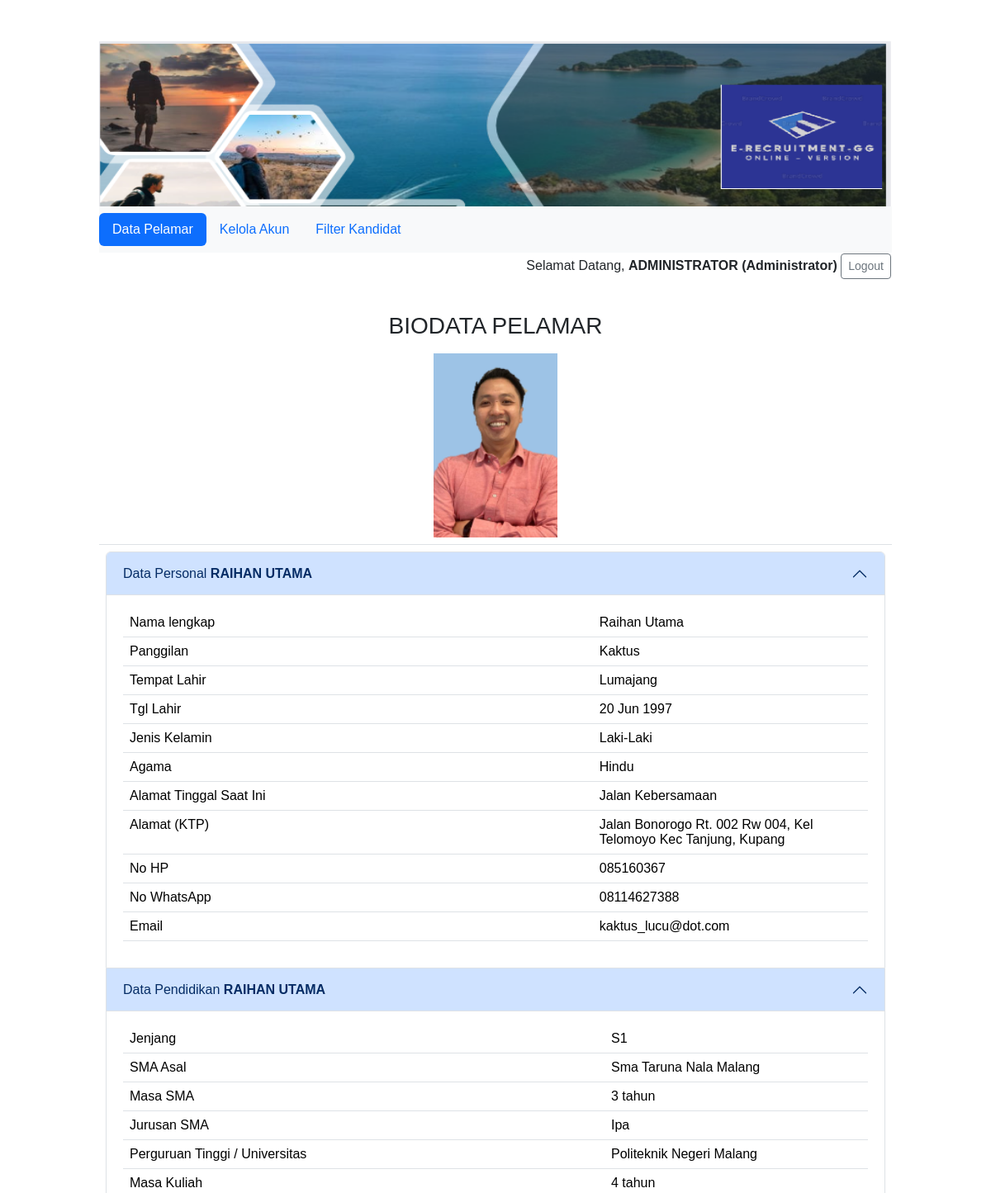
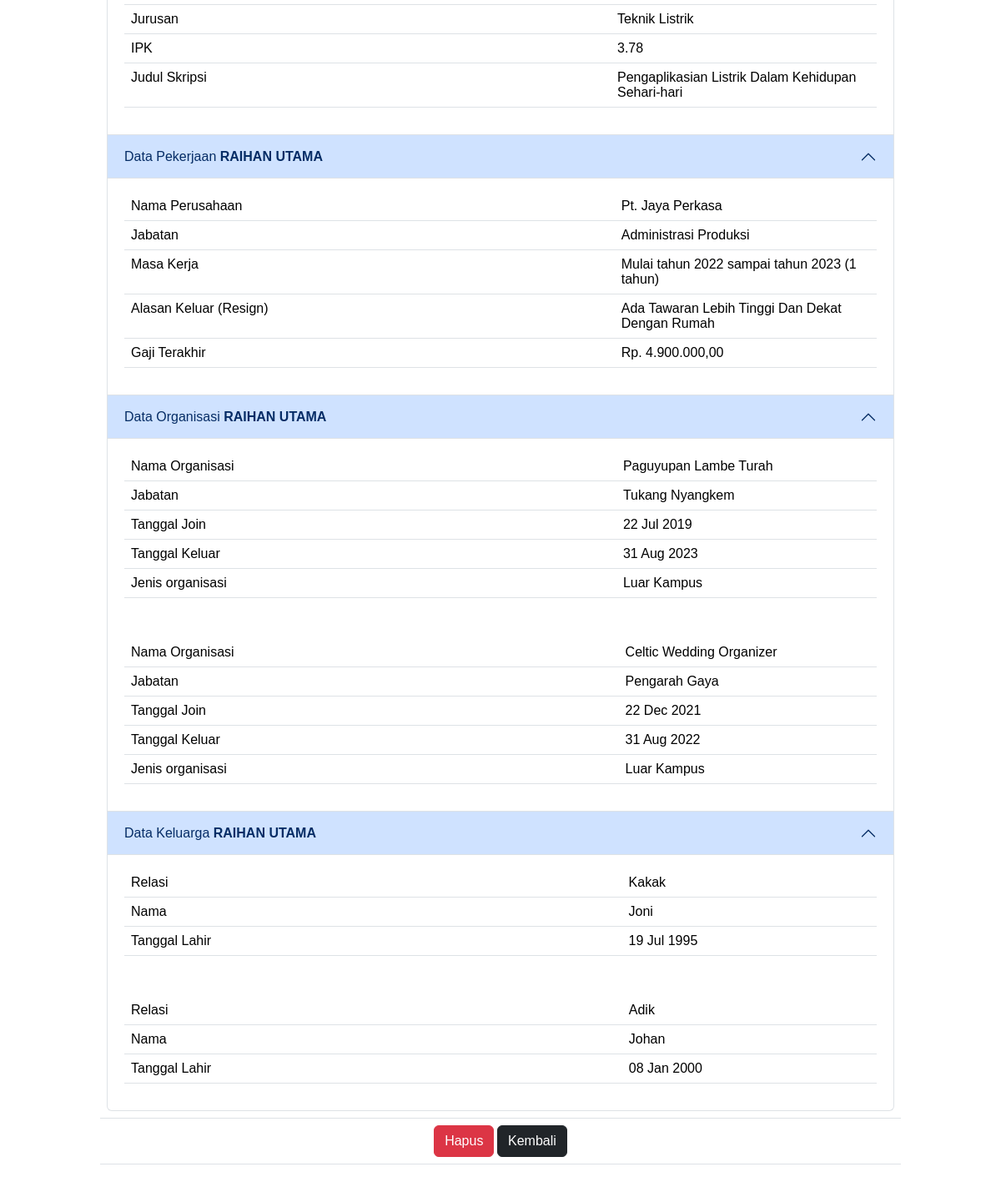
Page /supervisor/details_spv.php?id=2 (signed in) on the committed database (2 pictures, top to bottom).
### tables this page shows
CREATE TABLE `tb_user` (
  `id_user` int(11) NOT NULL,
  `username` varchar(20) NOT NULL,
  `nama` varchar(100) NOT NULL,
  `password` varchar(13) NOT NULL,
  `jenis_user` varchar(13) NOT NULL COMMENT 'administrator, pelamar, supervisor, staff',
  `status` varchar(1) NOT NULL DEFAULT 'n' COMMENT 'Y = valid; N = tidak valid;\r\nvalid = bisa login'
);

CREATE TABLE `tb_pendidikan` (
  `id_pelamar` int(11) NOT NULL,
  `id_pendidikan` int(11) NOT NULL,
  `sma` varchar(100) NOT NULL,
  `awal_sma` year(4) NOT NULL,
  `lulus_sma` year(4) NOT NULL,
  `jurusan_sma` varchar(6) NOT NULL,
  `jenjang_pendidikan` varchar(5) NOT NULL,
  `universitas` varchar(100) NOT NULL,
  `awal_kuliah` year(4) NOT NULL,
  `lulus_kuliah` year(4) NOT NULL,
  `jurusan_kuliah` varchar(250) NOT NULL,
  `ipk` varchar(4) NOT NULL,
  `judul_skripsi` varchar(250) NOT NULL
);

CREATE TABLE `tb_pelamar` (
  `id_pelamar` int(11) NOT NULL,
  `nama` varchar(200) NOT NULL,
  `panggilan` varchar(200) NOT NULL,
  `templahir` varchar(100) NOT NULL,
  `tgllahir` date NOT NULL,
  `jenis_kelamin` varchar(1) NOT NULL,
  `agama` varchar(9) NOT NULL,
  `alamat_tinggal` varchar(150) NOT NULL,
  `alamat_ktp` varchar(150) NOT NULL,
  `hp` varchar(13) NOT NULL,
  `wa` varchar(13) NOT NULL,
  `email` varchar(100) NOT NULL,
  `foto` varchar(100) NOT NULL
);

CREATE TABLE `tb_pekerjaan` (
  `id_pelamar` int(11) NOT NULL,
  `id_pekerjaan` int(11) NOT NULL,
  `nama_perusahaan` varchar(100) NOT NULL,
  `jabatan` varchar(100) NOT NULL,
  `tahun_masuk` year(4) NOT NULL,
  `tahun_keluar` year(4) NOT NULL,
  `gaji_terakhir` varchar(10) NOT NULL,
  `alasan_keluar` varchar(100) NOT NULL
);

CREATE TABLE `tb_organisasi` (
  `id_pelamar` int(11) NOT NULL,
  `id_organisasi` int(11) NOT NULL,
  `nama_organisasi` varchar(250) NOT NULL,
  `jabatan` varchar(250) NOT NULL,
  `tanggal_masuk` date NOT NULL COMMENT 'tanggal menjabat di organisasi',
  `tanggal_keluar` date NOT NULL COMMENT 'tanggal akhir menjabat di organisasi',
  `jenis_organisasi` varchar(15) NOT NULL COMMENT 'luar kampus / dalam kampus'
);

CREATE TABLE `tb_keluarga` (
  `id_pelamar` int(11) NOT NULL,
  `id_keluarga` int(11) NOT NULL,
  `nama` varchar(200) NOT NULL,
  `relasi` varchar(10) NOT NULL,
  `tanggal_lahir` date DEFAULT NULL
);

### supervisor/details_spv.php (the view, shortened to what the rows shown need)
<?php
include_once("../koneksi.php");
$id = $_GET['id'];
$query="SELECT * FROM tb_pelamar L, tb_pendidikan P WHERE L.id_pelamar = '$id' AND P.id_pelamar = '$id' GROUP BY P.id_pelamar";
$hasil=mysqli_query($conn,$query);
$querykel="SELECT * FROM tb_keluarga WHERE id_pelamar = '$id' ORDER BY id_keluarga ASC";
$hasilkel=mysqli_query($conn,$querykel);
$queryorg="SELECT * FROM tb_organisasi WHERE id_pelamar = '$id' ORDER BY id_organisasi ASC";
$hasilorg=mysqli_query($conn,$queryorg);
$queryker="SELECT * FROM tb_pekerjaan WHERE id_pelamar = '$id' ORDER BY id_pekerjaan ASC";
$hasilker=mysqli_query($conn,$queryker);
$usersql = "SELECT * FROM tb_user WHERE id_user = ".$_SESSION['id'];
$hasiluser=mysqli_query($conn,$usersql);
$user=mysqli_fetch_array($hasiluser);
?>
<html>
  <head>
    <link href="../css/bootstrap.min.css" rel="stylesheet">
  </head>
  <body>
    <div class="wrap">
<table align = "right">
<tr>
    <td>
 <?php
    echo "Selamat Datang, <strong>".strtoupper($user["nama"])." (".ucwords(strtolower($user["jenis_user"])).")</strong>&nbsp;";
    echo "<a href='../action.php?act=logout' \" class = 'btn btn-outline-secondary btn-sm'>Logout </a>";
  ?>
</td>
 </tr>
 </table>
<br><br><br>
<table border = "0" style = "font-size:small;" width = "950px" align="center" class="table">
    <?php
        while($data=mysqli_fetch_array($hasil)) {
    ?>
    <tr>
    	<td align ="center" colspan = "2"><img src="../img/<?php echo $data['foto'];?>" width="150"></td>
    </tr>
<tr>
    <td style="width: 874px">
    <div class="accordion" id="accordionExample">
        <div class="accordion-item" align="center">
            <h2 class="accordion-header">
            <button class="accordion-button" type="button" data-bs-toggle="collapse" data-bs-target="#collapseOne" aria-expanded="true" aria-controls="collapseOne" style="left: 0px; top: 0px; width: 100%">Data Personal&nbsp;<strong><?=strtoupper($data['nama'])?></strong></button></h2>
            <div id="collapseOne" class="accordion-collapse collapse show" data-bs-parent="#accordionExample">
                <div class="accordion-body">
                    <table border="0" width="100%" class="table">
                    <tr>
                        <td style="width: 874px">Nama lengkap </td>
                        <td style="width: 435px"><?php echo ucwords(strtolower($data['nama']));?> </td>
                    </tr>
                    <tr>
                          <td style="width: 874px">Panggilan</td>
                          <td style="width: 435px"><?php echo ucwords(strtolower($data['panggilan']));?></td>
                    </tr>
                     <tr>
					     <td style="width: 874px">Tempat Lahir</td>
					     <td style="width: 435px"><?php echo ucwords(strtolower($data['templahir']));?></td>
				    </tr>
				    <tr>
				        <td style="width: 874px">Tgl Lahir</td>
				        <td style="width: 435px"><?php echo date("d M Y", strtotime($data['tgllahir']));?></td>
				    </tr>
                    <tr>
                        <td style="width: 874px">Jenis Kelamin</td>
                        <td style="width: 435px"><?php if ($data['jenis_kelamin'] == "l") {echo "Laki-Laki";}else { echo "Perempuan";}?></td>
                    </tr>
                    <tr>
                        <td style="width: 874px">Agama</td>
                        <td style="width: 435px"><?php echo ucwords(strtolower($data['agama']));?></td>
                    </tr>
				    <tr>
				        <td style="width: 874px">Alamat Tinggal Saat Ini</td>
				        <td style="width: 435px"><?php echo ucwords(strtolower($data['alamat_tinggal']));?></td>
				    </tr>
				    <tr>
				        <td style="width: 874px">Alamat (KTP)</td>
				        <td style="width: 435px"><?php echo ucwords(strtolower($data['alamat_ktp']));?></td>
				    </tr>
				    <tr>
				        <td style="width: 874px">No HP</td>
				        <td style="width: 435px"><?php echo ucwords(strtolower($data['hp']));?></td>
				    </tr>
				    <tr>
				        <td style="width: 874px">No WhatsApp</td>
				        <td style="width: 435px"><?php echo ucwords(strtolower($data['wa']));?></td>
				    </tr>
				    <tr>
				        <td style="width: 874px">Email</td>
				         <td style="width: 435px"><?php echo $data['email'];?></td>
				    </tr>
                </table>
                </div>
            </div>
        </div>
        <div class="accordion-item" align="center">
            <h2 class="accordion-header">
            <button class="accordion-button" type="button" data-bs-toggle="collapse" data-bs-target="#collapseTwo" aria-expanded="false" aria-controls="collapseTwo">Data Pendidikan&nbsp;<strong><?=strtoupper($data['nama'])?></strong></button></h2>
            <div id="collapseTwo" class="accordion-collapse collapse show" data-bs-parent="#accordionExample">
                <div class="accordion-body">
                    <table border="0" width="100%" class="table">
                    <tr>
				        <td style="width: 874px">Jenjang</td>
				        <td style="width: 435px"><?php echo ucwords(strtolower($data['jenjang_pendidikan']));?></td>
				    </tr>
                    <tr>
                        <td style="width: 874px">SMA Asal</td>
                        <td style="width: 435px"><?php echo ucwords(strtolower($data['sma']));?></td>
                    </tr>
                    <tr>
                        <td style="width: 874px">Masa SMA</td>
                        <td style="width: 435px"><?php echo $data['lulus_sma']-$data['awal_sma']." tahun";?></td>
                    </tr>
                    <tr>
                        <td style="width: 874px">Jurusan SMA</td>
                        <td style="width: 435px"><?php echo ucwords(strtolower($data['jurusan_sma']));?></td>
                    </tr>
				    <tr>
				        <td style="width: 874px">Perguruan Tinggi / Universitas</td>
				         <td style="width: 435px"><?php echo ucwords(strtolower($data['universitas']));?></td>
				    </tr>
                        <tr>
                        <td style="width: 874px">Masa Kuliah</td>
                        <td style="width: 435px"><?php echo $data['lulus_kuliah']-$data['awal_kuliah']." tahun";?></td>
                    </tr>
				    <tr>
				        <td style="width: 874px">Jurusan</td>
				        <td style="width: 435px"><?php echo ucwords(strtolower($data['jurusan_kuliah']));?></td>
				    </tr>
				    <tr>
				        <td style="width: 874px">IPK</td>
				     	<td style="width: 435px"><?php echo $data['ipk'];?></td>
				    </tr>
				    <tr>
				        <td style="width: 874px">Judul Skripsi</td>
				     	<td style="width: 435px"><?php echo ucwords(strtolower($data['judul_skripsi']));?></td>
				    </tr>
                    </table>
                </div>
            </div>
        </div>
        <div class="accordion-item" align="center">
            <h2 class="accordion-header">
            <button class="accordion-button" type="button" data-bs-toggle="collapse" data-bs-target="#collapseThree" aria-expanded="false" aria-controls="collapseThree">Data Pekerjaan&nbsp;<strong><?=strtoupper($data['nama'])?></strong></button></h2>
            <?php
            if (!mysqli_num_rows($hasilker)) {?>
                <div id="collapseThree" class="accordion-collapse collapse show" data-bs-parent="#accordionExample">
                <div class="accordion-body">
                    <table border="0" width="100%" class="table">
                    <tr>
                        <td colspan = "2">Tidak Ada Data Pekerjaan</td>
                    </tr>
                </table>
                </div>
                </div>
            <?php
            }
            else
            {
                while($dataker=mysqli_fetch_array($hasilker))
                {
            ?>
            <div id="collapseThree" class="accordion-collapse collapse show" data-bs-parent="#accordionExample">
                <div class="accordion-body">
                    <table border="0" width="100%" class="table">
                    <tr>
                        <td style="width: 874px">Nama Perusahaan</td>
                        <td style="width: 435px"><?php echo ucwords(strtolower($dataker['nama_perusahaan']));?></td>
                    </tr>
                    <tr>
                        <td style="width: 874px">Jabatan</td>
                        <td style="width: 435px"><?php echo ucwords(strtolower($dataker['jabatan']));?></td>
                    </tr>
                    <tr>
                        <td style="width: 874px">Masa Kerja</td>
                        <td style="width: 435px"><?php echo "Mulai tahun ".$dataker['tahun_masuk']." sampai tahun ".$dataker['tahun_keluar']. " (".$dataker['tahun_keluar']-$dataker['tahun_masuk']." tahun)";?></td>
                    </tr>
                    <tr>
                        <td style="width: 874px">Alasan Keluar (Resign)</td>
                        <td style="width: 435px"><?php echo ucwords(strtolower($dataker['alasan_keluar']));?></td>
                    </tr>
                    <tr>
                        <td style="width: 874px">Gaji Terakhir</td>
                        <td style="width: 435px"><?php echo "Rp. ".number_format($dataker['gaji_terakhir'],2,",",".");?></td>
                    </tr>
                    </table>
                </div>
            </div><?php } }?>
        </div>
        <div class="accordion-item" align="center">
            <h2 class="accordion-header">
            <button class="accordion-button" type="button" data-bs-toggle="collapse" data-bs-target="#collapseFour" aria-expanded="false" aria-controls="collapseFour">Data Organisasi&nbsp;<strong><?=strtoupper($data['nama'])?></strong></button></h2>
            <?php
            if (!mysqli_num_rows($hasilorg)) {?>
                <div id="collapseFour" class="accordion-collapse collapse show" data-bs-parent="#accordionExample">
                <div class="accordion-body">
                    <table border="0" width="100%" class="table">
                    <tr>
                        <td colspan = "2">Tidak Ada Data Organisasi</td>
                    </tr>
                </table>
                </div>
                </div>
            <?php }
            else
            {
                while($dataorg=mysqli_fetch_array($hasilorg)) {
            ?>
            <div id="collapseFour" class="accordion-collapse collapse show" data-bs-parent="#accordionExample">
                <div class="accordion-body">
                    <table border="0" width="100%" class="table">
                    <tr>
                        <td style="width: 874px">Nama Organisasi</td>
                        <td style="width: 435px"><?php echo ucwords(strtolower($dataorg['nama_organisasi']));?></td>
                    </tr>
                    <tr>
                        <td style="width: 874px">Jabatan</td>
                        <td style="width: 435px"><?php echo ucwords(strtolower($dataorg['jabatan']));?></td>
                    </tr>
                    <tr>
                        <td style="width: 874px">Tanggal Join</td>
                        <td style="width: 435px"><?php echo date("d M Y", strtotime($dataorg['tanggal_masuk']));?></td>
                    </tr>
                    <tr>
                        <td style="width: 874px">Tanggal Keluar</td>
                        <td style="width: 435px"><?php echo date("d M Y", strtotime($dataorg['tanggal_keluar']));?></td>
                    </tr>
                    <tr>
                        <td style="width: 874px">Jenis organisasi</td>
                        <td style="width: 435px"><?php echo ucwords(strtolower(str_replace("_"," ",$dataorg['jenis_organisasi'])));?></td>
                    </tr>
                    </table>
                </div>
            </div><?php } }?>
        </div>
        <div class="accordion-item" align="center">
            <h2 class="accordion-header">
            <button class="accordion-button" type="button" data-bs-toggle="collapse" data-bs-target="#collapseFive" aria-expanded="false" aria-controls="collapseFive">Data Keluarga&nbsp;<strong><?=strtoupper($data['nama'])?></strong></button></h2>
            <?php
            if (!mysqli_num_rows($hasilkel)) {?>
                <div id="collapseFive" class="accordion-collapse collapse show" data-bs-parent="#accordionExample">
                <div class="accordion-body">
                    <table border="0" width="100%" class="table">
                    <tr>
                        <td colspan = "2">Tidak Ada Data Keluarga</td>
                    </tr>
                </table>
            <?php }
            else
            {
                while($datakel=mysqli_fetch_array($hasilkel)) {
            ?>
            <div id="collapseFive" class="accordion-collapse collapse show" data-bs-parent="#accordionExample">
                <div class="accordion-body">
                    <table border="0" width="100%" class="table">
                    <tr>
                        <td style="width: 874px">Relasi</td>
                        <td style="width: 435px"><?php echo ucwords(strtolower($datakel['relasi']));?></td>
                    </tr>
                    <tr>
                        <td style="width: 874px">Nama</td>
                        <td style="width: 435px"><?php echo ucwords(strtolower($datakel['nama']));?></td>
                    </tr>
                    <tr>
                        <td style="width: 874px">Tanggal Lahir</td>
                        <td style="width: 435px"><?php echo date("d M Y", strtotime($datakel['tanggal_lahir']));?></td>
                    </tr>
                    </table>
                </div>
            </div><?php } }?>
        </div>
    </div>
	</td>
    <tr>
    <td colspan = "2" align = "center">
        <a href="" class="btn btn-danger"data-bs-toggle="modal" data-bs-target="#staticBackdrop"> Hapus </a>
         <a class="btn btn-dark" onclick="location.href='home_spv.php'">Kembali</a></td>
    </tr>
</table>
<?php }?>
</body>
</html>

### rows in the picture
tb_user: nama "ADMINISTRATOR", jenis_user "Administrator"
tb_pendidikan: id_pelamar.foto (picture), id_pelamar.nama "RAIHAN UTAMA", id_pelamar.nama "Raihan Utama", id_pelamar.panggilan "Kaktus", id_pelamar.templahir "Lumajang", id_pelamar.tgllahir "20 Jun 1997", id_pelamar.agama "Hindu", id_pelamar.alamat_tinggal "Jalan Kebersamaan", id_pelamar.alamat_ktp "Jalan Bonorogo Rt. 002 Rw 004, Kel Telomoyo Kec Tanjung, Kupang", id_pelamar.hp "085160367", id_pelamar.wa "08114627388", id_pelamar.email "kaktus_lucu@dot.com", jenjang_pendidikan "S1", sma "Sma Taruna Nala Malang", $data['lulus_sma']-$data['awal_sma'] "3", jurusan_sma "Ipa", universitas "Politeknik Negeri Malang", $data['lulus_kuliah']-$data['awal_kuliah'] "4", jurusan_kuliah "Teknik Listrik", ipk "3.78", judul_skripsi "Pengaplikasian Listrik Dalam Kehidupan Sehari-hari"
tb_pekerjaan: nama_perusahaan "Pt. Jaya Perkasa", jabatan "Administrasi Produksi", tahun_masuk "2022", tahun_keluar "2023", $dataker['tahun_keluar']-$dataker['tahun_masuk'] "1", alasan_keluar "Ada Tawaran Lebih Tinggi Dan Dekat Dengan Rumah", gaji_terakhir "4.900.000,00"
tb_organisasi: nama_organisasi "Paguyupan Lambe Turah", jabatan "Tukang Nyangkem", tanggal_masuk "22 Jul 2019", tanggal_keluar "31 Aug 2023", jenis_organisasi "Luar Kampus"
tb_organisasi: nama_organisasi "Celtic Wedding Organizer", jabatan "Pengarah Gaya", tanggal_masuk "22 Dec 2021", tanggal_keluar "31 Aug 2022", jenis_organisasi "Luar Kampus"
tb_keluarga: relasi "Kakak", nama "Joni", tanggal_lahir "19 Jul 1995"
tb_keluarga: relasi "Adik", nama "Johan", tanggal_lahir "08 Jan 2000"
